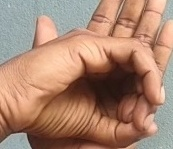
#> input picture prj03_sample_train/0/P1_0_2.jpg, 173 x 149 px, found by its file name; its folder holds only this picture in this run
$ python -i new_feature_extract.py   (imports and definitions only)
#> lines starting #> are read from the running program, lines starting #| are printed output that depends on the picture
#> in process_single_image, img is the input picture: PIL image 173x149 RGB; mean R, G, B 171.2, 133.3, 112.5
import os
import numpy as np
from skimage import io, color
from skimage.transform import resize
from skimage.feature import hog
from sklearn.preprocessing import StandardScaler
import pickle
from tqdm import tqdm
from concurrent.futures import ProcessPoolExecutor, as_completed
from PIL import Image

import warnings
# [1 line not run here, left out]

# --- Folder with MediaPipe outputs ---
image_folder = "mediapipe_hand_output/"
output_file = "features_hog.pkl"

# --- Parameters ---
IMG_SIZE = (128, 128)


def extract_hog_features(image):
    """
    Extract HOG features from MediaPipe-cropped hand image
    """

    # Convert to grayscale
    if len(image.shape) == 3:
        gray = color.rgb2gray(image)
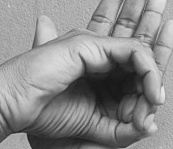
#> gray: shape (149, 173) float64; min 0.0906, max 0.921, mean 0.548
    else:
        gray = image

    # Resize for consistency
    gray = resize(gray, IMG_SIZE, anti_aliasing=True)
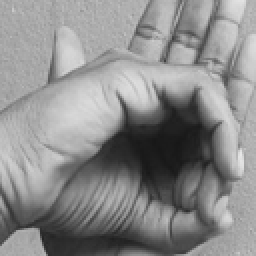
#> gray: shape (128, 128) float64 (shown 2 times larger); min 0.0931, max 0.911, mean 0.548

    # HOG feature extraction
    features = hog(
        gray,
        orientations=9,
        pixels_per_cell=(8, 8),
        cells_per_block=(2, 2),
        block_norm="L2-Hys",
        visualize=False,
        feature_vector=True
    )
#> features = 8100 values, max 0.58 at index 4574, min 0 at index 227, mean 0.128

    return features


def process_single_image(filename):
    """
    Process one image (for multiprocessing)
    Returns: (success, feature_vector, label, filename_or_error)
    """

    try:
        path = os.path.join(image_folder, filename)

        img = Image.open(path)
        image = np.array(img)
        img.close()

        # Extract features
        feature_vector = extract_hog_features(image)
#> feature_vector has the same summary as features in extract_hog_features

        # Extract label from filename (e.g., P6_N_522.jpg → N)
        label = filename.split("_")[1]

        return True, feature_vector, label, filename

    except Exception as e:
        return False, None, None, f"{filename}: {str(e)}"


# [70 lines not run here, left out]

>>> result = process_single_image('../prj03_sample_train/0/P1_0_2.jpg')

$ run again, on prj03_sample_train/0/P1_0_4.jpg
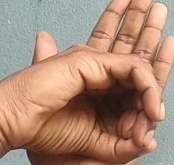
#> input picture prj03_sample_train/0/P1_0_4.jpg, 174 x 165 px, found by its file name
#> in process_single_image, img is the input picture: PIL image 174x165 RGB; mean R, G, B 172, 137.4, 117.8
#> in extract_hog_features, `gray = color.rgb2gray(image)`:
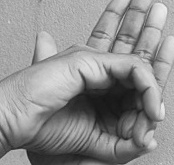
#> gray: shape (165, 174) float64; min 0.0886, max 0.94, mean 0.562
#> in extract_hog_features, `gray = resize(gray, IMG_SIZE, anti_aliasing=True)`:
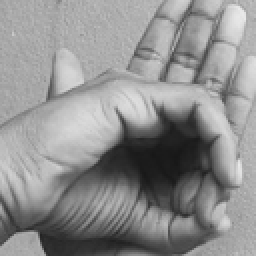
#> gray: shape (128, 128) float64 (shown 2 times larger); min 0.0921, max 0.919, mean 0.562
#> features = 8100 values, max 0.435 at index 7562, min 0 at index 210, mean 0.13
#> feature_vector has the same summary as features in extract_hog_features

$ run again, on prj03_sample_train/0/P1_0_5.jpg
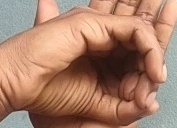
#> input picture prj03_sample_train/0/P1_0_5.jpg, 177 x 128 px, found by its file name
#> in process_single_image, img is the input picture: PIL image 177x128 RGB; mean R, G, B 170.1, 128.6, 106.9
#> in extract_hog_features, `gray = color.rgb2gray(image)`:
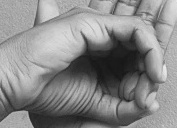
#> gray: shape (128, 177) float64; min 0.0841, max 0.923, mean 0.533
#> in extract_hog_features, `gray = resize(gray, IMG_SIZE, anti_aliasing=True)`:
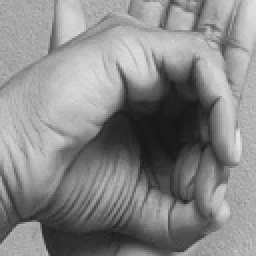
#> gray: shape (128, 128) float64 (shown 2 times larger); min 0.0903, max 0.92, mean 0.533
#> features = 8100 values, max 0.455 at index 4221, min 0 at index 264, mean 0.128
#> feature_vector has the same summary as features in extract_hog_features
